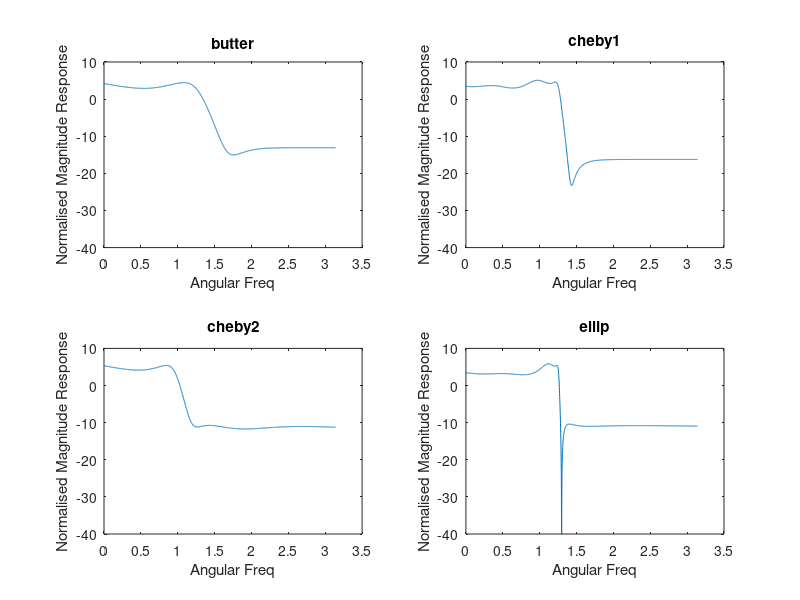
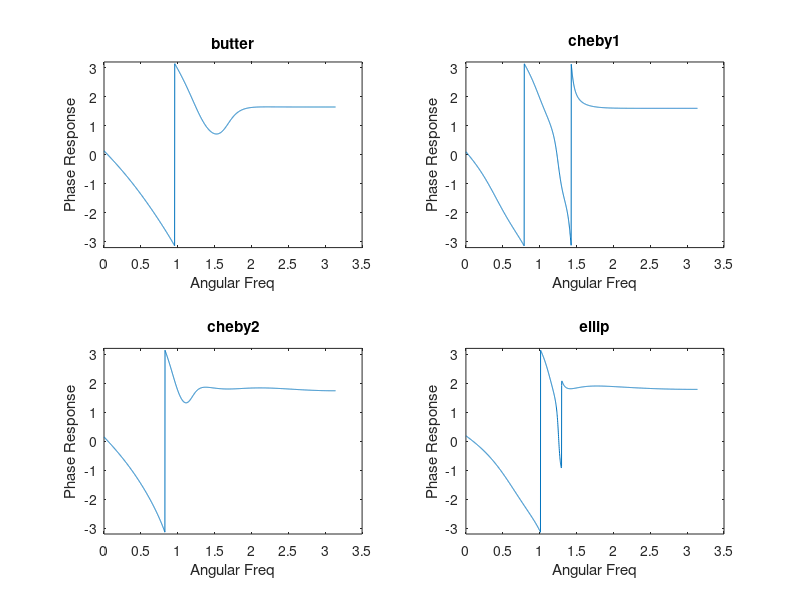

MATLAB code for these plots, in order:
Ws = 10000;
Wc = 2000;
Rp = 1;
Rs = 40;
N = 12;
figure(1)
subplot(2,2,1)
[b,a] = butter(6,2*Wc/Ws);
[h,w] = freqz(b,a,2001);
x = 1:2001;
butterY = normalize(h);
plot(w,20*log10(abs(butterY)));
xlabel("Angular Freq");
ylabel("Normalised Magnitude Response");
title("butter");
ylim([-40,10]);
subplot(2,2,2)
[b,a] = cheby1(6,Rp,2*Wc/Ws);
[h,w] = freqz(b,a,2001);
x = 1:2001;
butterY = normalize(h);
plot(w,20*log10(abs(butterY)));
xlabel("Angular Freq");
ylabel("Normalised Magnitude Response");
title("cheby1");
ylim([-40,10]);
subplot(2,2,3)
[b,a] = cheby2(6,Rs,2*Wc/Ws);
[h,w] = freqz(b,a,2001);
x = 1:2001;
butterY = normalize(h);
plot(w,20*log10(abs(butterY)));
xlabel("Angular Freq");
ylabel("Normalised Magnitude Response");
title("cheby2");
ylim([-40,10]);
subplot(2,2,4)
[b,a] = ellip(6,Rp,Rs,2*Wc/Ws);
[h,w] = freqz(b,a,2001);
x = 1:2001;
butterY = normalize(h);
plot(w,20*log10(abs(butterY)));
xlabel("Angular Freq");
ylabel("Normalised Magnitude Response");
title("ellip");
ylim([-40,10]);
figure(2)
subplot(2,2,1)
[b,a] = butter(6,2*Wc/Ws);
[h,w] = freqz(b,a,2001);
x = 1:2001;
butterY = normalize(h);
plot(w,(angle(butterY)));
xlabel("Angular Freq");
ylabel("Phase Response");
title("butter");
ylim([-3.2,3.2]);
subplot(2,2,2)
[b,a] = cheby1(6,Rp,2*Wc/Ws);
[h,w] = freqz(b,a,2001);
x = 1:2001;
butterY = normalize(h);
plot(w,(angle(butterY)));
xlabel("Angular Freq");
ylabel("Phase Response");
title("cheby1");
ylim([-3.2,3.2]);
subplot(2,2,3)
[b,a] = cheby2(6,Rs,2*Wc/Ws);
[h,w] = freqz(b,a,2001);
x = 1:2001;
butterY = normalize(h);
plot(w,(angle(butterY)));
xlabel("Angular Freq");
ylabel("Phase Response");
title("cheby2");
ylim([-3.2,3.2]);
subplot(2,2,4)
[b,a] = ellip(6,Rp,Rs,2*Wc/Ws);
[h,w] = freqz(b,a,2001);
x = 1:2001;
butterY = normalize(h);
plot(w,(angle(butterY)));
xlabel("Angular Freq");
ylabel("Phase Response");
title("ellip");
ylim([-3.2,3.2]);